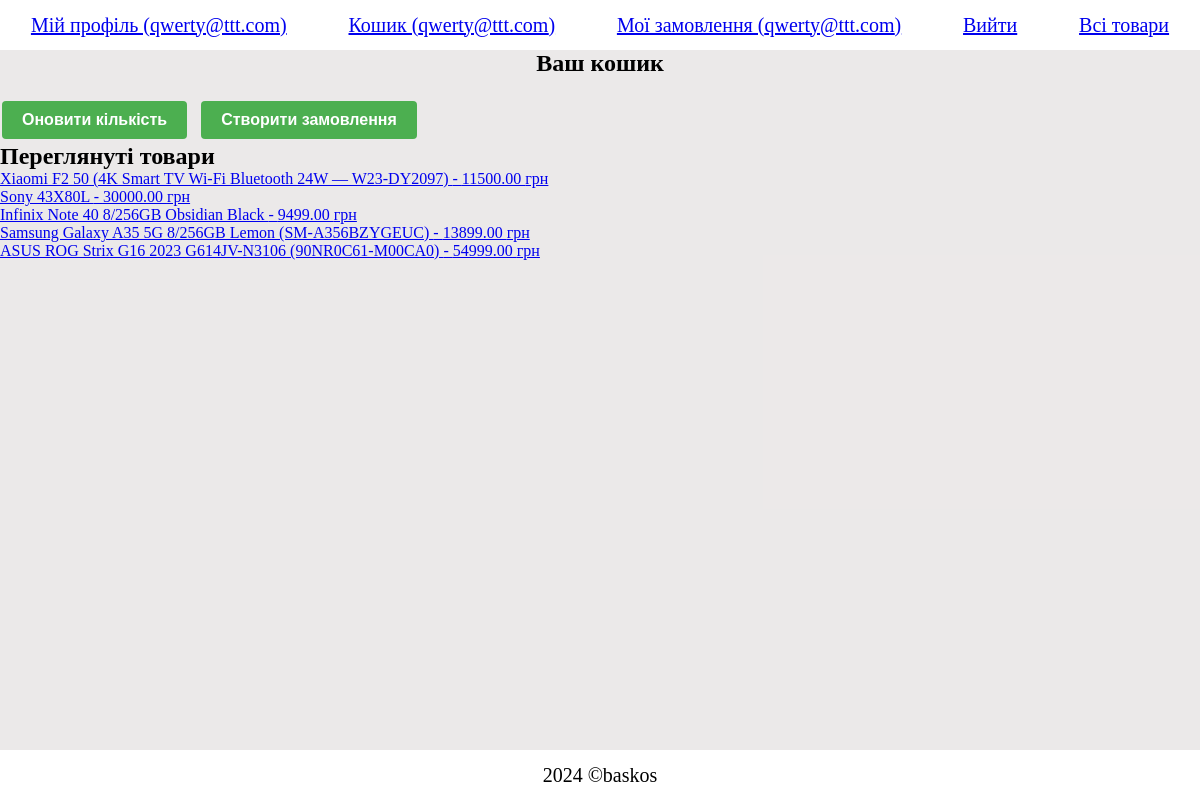
Page /view_cart/ (signed in) on the committed database.
### catalog/models.py (models this page shows, shortened)
class ViewedProduct(models.Model):
    user = models.ForeignKey(User, on_delete=models.CASCADE)
    product = models.ForeignKey(Product, on_delete=models.CASCADE)
    viewed_at = models.DateTimeField(auto_now_add=True)
    class Meta:
        unique_together = ('user', 'product')
        ordering = ['-viewed_at']

class Product(models.Model):
    category = models.ForeignKey(Category, related_name='products', on_delete=models.CASCADE)
    name = models.CharField(max_length=100)
    slug = models.SlugField(unique=True)
    description = models.TextField()
    price = models.DecimalField(max_digits=10, decimal_places=2)

### catalog/views.py (the view)
# urls.py: path('view_cart/', views.view_cart, name='view_cart'),
def view_cart(request):
    if not request.user.is_authenticated:
        return redirect('auth')  # Перенаправлення на сторінку аутентифікації
    viewed_products = []
    if request.user.is_authenticated:
        viewed_products = ViewedProduct.objects.filter(user=request.user).select_related('product')[:5]
    cart = Cart.objects.get(user=request.user)
    cart_items = CartItem.objects.filter(cart=cart)
    context = {
        'cart_items': cart_items,
        'viewed_products': viewed_products
        }
    return render(request, 'catalog/view_cart.html', context)

### catalog/templates/catalog/view_cart.html (shortened to what this page needs)
{% extends 'catalog/base.html' %}
{% block main %}
  <h1>Ваш кошик</h1>
  <form action="{% url 'update_cart' %}" method="post">
    <div class="buttons-container">
      <button type="submit" class="button">Оновити кількість</button>
      <form action="{% url 'create_order' %}" method="post">
        <button type="submit" class="button">Створити замовлення</button>
      </form>
    </div>
  </form>
  <h2>Переглянуті товари</h2>
  <ul>
      {% for viewed in viewed_products %}
          <li>
              <a href="{% url 'product_detail' slug=viewed.product.slug %}">
                  {{ viewed.product.name }} - {{ viewed.product.price }} грн
              </a>
          </li>
      {% empty %}
          <li>Ви ще не переглянули жодного товару</li>
      {% endfor %}
  </ul>
{% endblock %}

### catalog/templates/catalog/base.html (shortened to what this page needs)
<!DOCTYPE html>
<html lang="en">
<head>
    {% load static %}
    {% block links %}
    <link rel="stylesheet" href="{% static 'css/styles.css' %}">
    {% endblock %}
</head>
<body>
    <header>
        {% if not user.is_authenticated %}
            <a href="{% url 'register' %}">Реєстрація</a>
            <a href="{% url 'auth' %}">Увійти</a>
        {% else %}
        <a href="{% url 'profile' %}">Мій профіль ({{user.username}})</a>
        <a href="{% url 'view_cart' %}">Кошик ({{user.username}})</a>
        <a href="{% url 'user_orders' %}">Мої замовлення ({{user.username}})</a>
        <a href="{% url 'logout' %}">Вийти</a>
        <a href="{% url 'product_list' %}">Всі товари </a>
        {% endif %}
    </header>
    <main>
        {% block main %}
        {% endblock %}
    </main>
    <footer>
        <p>2024 ©baskos</p>
    </footer>
</body>
</html>

### static/css/styles.css (style rules this page uses)
html, body { height: 100%; margin: 0; }
body { display: flex; flex-direction: column; }
main { flex: 1; background-color: rgba(232, 229, 229, 0.842); }
header { height: 50px; width: 100%; display: flex; justify-content: space-around; align-items: center; background-color: rgb(232, 229, 229, 0); font-size: 20px; }
footer { height: 50px; width: 100%; display: flex; justify-content: space-around; align-items: center; background-color: rgba(232, 229, 229, 0); font-size: 20px; position: relative; }
* { margin: 0; padding: 0; }
.buttons-container { display: flex; gap: 10px; margin-top: 20px; }
.button { border: 1px solid #ddd; padding: 10px 20px; cursor: pointer; border-radius: 5px; font-size: 14px; text-align: center; background-color: #007bff; color: white; transition: background-color 0.3s; display: inline-block; }
.button { display: inline-block; padding: 10px 15px; font-size: 16px; font-weight: bold; color: #fff; background-color: #007bff; border: none; border-radius: 4px; cursor: pointer; text-align: center; text-decoration: none; }
.button { background-color: #4CAF50; color: white; border: none; padding: 10px 20px; text-align: center; text-decoration: none; display: inline-block; font-size: 16px; margin: 4px 2px; cursor: pointer; }
h1 { font-size: 24px; margin-bottom: 20px; text-align: center; }
ul { list-style-type: none; padding: 0; }

### rows in the picture
ViewedProduct: product.name "Xiaomi F2 50 (4K Smart TV Wi-Fi Bluetooth 24W — W23-DY2097)", product.price "11500.00"
ViewedProduct: product.name "Sony 43X80L", product.price "30000.00"
ViewedProduct: product.name "Infinix Note 40 8/256GB Obsidian Black", product.price "9499.00"
ViewedProduct: product.name "Samsung Galaxy A35 5G 8/256GB Lemon (SM-A356BZYGEUC)", product.price "13899.00"
ViewedProduct: product.name "ASUS ROG Strix G16 2023 G614JV-N3106 (90NR0C61-M00CA0)", product.price "54999.00"

### other values in the picture
{{ user.username }} "qwerty@ttt.com"
